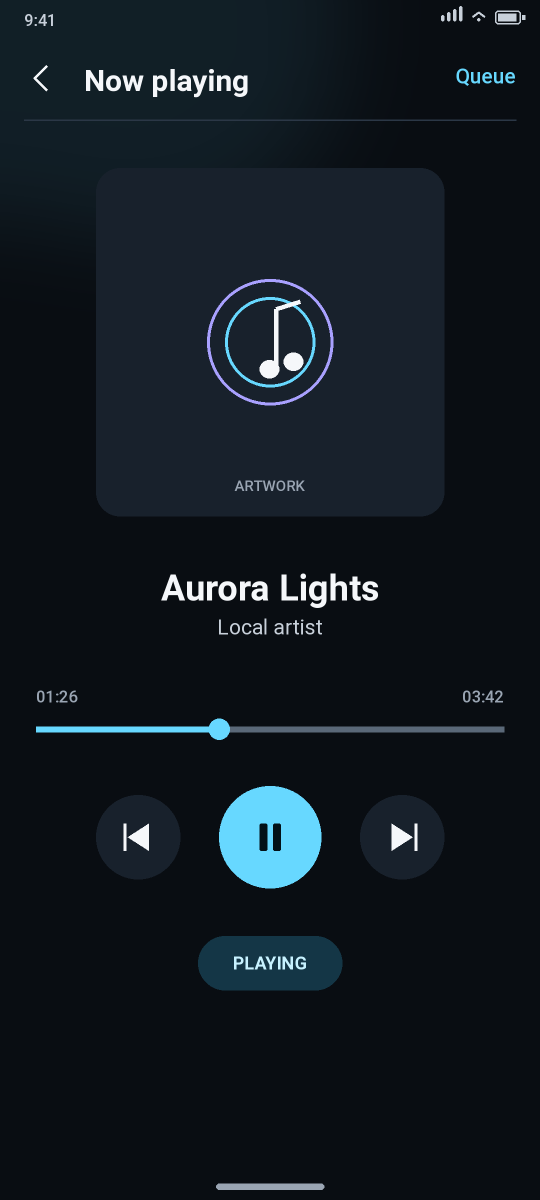
#> input picture docs/high-fidelity/WF-06/HF-06_FULL_PLAYER_PLAYING.png, 1080 x 2400 px, found by its file name (shown at 1/2 size)
$ python repair_hf06.py
#> lines starting #> are read from the running program, lines starting #| are printed output that depends on the picture
#!/usr/bin/env python3
"""Repair the pre-existing WF-06 Driving affordance; no new app actions."""
from pathlib import Path
from PIL import Image, ImageDraw, ImageFont
import hashlib, json

root = Path("docs/high-fidelity")
image_path = root / "WF-06/HF-06_FULL_PLAYER_PLAYING.png"
board_path = root / "PHASE_4_PRIMARY_BOARD.png"
register_path = root / "PHASE_4_PRIMARY_REGISTER.json"
spec_path = root / "WF-06/HF-06_FULL_PLAYER_PLAYING.md"
validation_path = root / "PHASE_4_VALIDATION.md"
audit_path = root / "PHASE_4_VISUAL_AUDIT_2026-10-11.md"

screen = Image.open(image_path).convert("RGB")
#> screen is the input picture: PIL image 1080x2400 RGB; mean R, G, B 17.6, 25.6, 32.9
assert screen.size == (1080, 2400)
d = ImageDraw.Draw(screen)
d.rectangle((404, 1743, 701, 1805), fill="#090D12")
d.rectangle((331, 1984, 749, 2185), fill="#090D12")
d.rounded_rectangle((345, 2010, 735, 2166), radius=75, fill="#143646", outline="#67D8FF", width=5)
fonts = ["/usr/share/fonts/truetype/dejavu/DejaVuSans-Bold.ttf", "/usr/share/fonts/truetype/liberation2/LiberationSans-Bold.ttf"]
font_path = next((p for p in fonts if Path(p).exists()), None)
assert font_path, "TrueType font is required"
d.text((540, 2086), "Driving", fill="#67D8FF", font=ImageFont.truetype(font_path, 47), anchor="mm")
screen.save(image_path, "PNG", optimize=True)
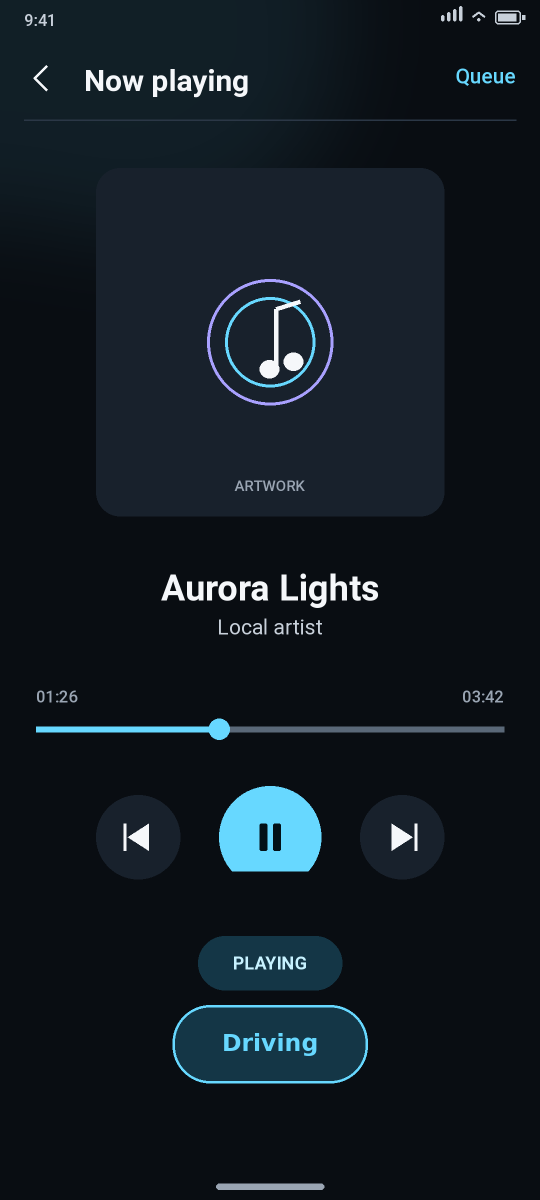
#> saved as HF-06_FULL_PLAYER_PLAYING.png: PIL image 1080x2400 RGB (shown at 1/2 size); mean R, G, B 18, 26.7, 34.2
with Image.open(image_path) as check:
    check.load()
    assert check.size == (1080, 2400)

board = Image.open(board_path).convert("RGB")
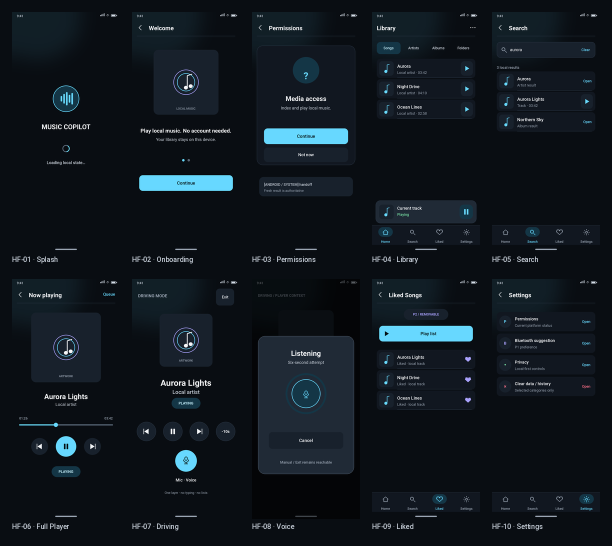
#> input picture docs/high-fidelity/PHASE_4_PRIMARY_BOARD.png, 1224 x 1092 px, found by its file name (shown at 1/2 size)
#> board is the input picture: PIL image 1224x1092 RGB; mean R, G, B 16.4, 23.9, 30.8
#> (the run stopped early here; a loop or call above may not have finished)
